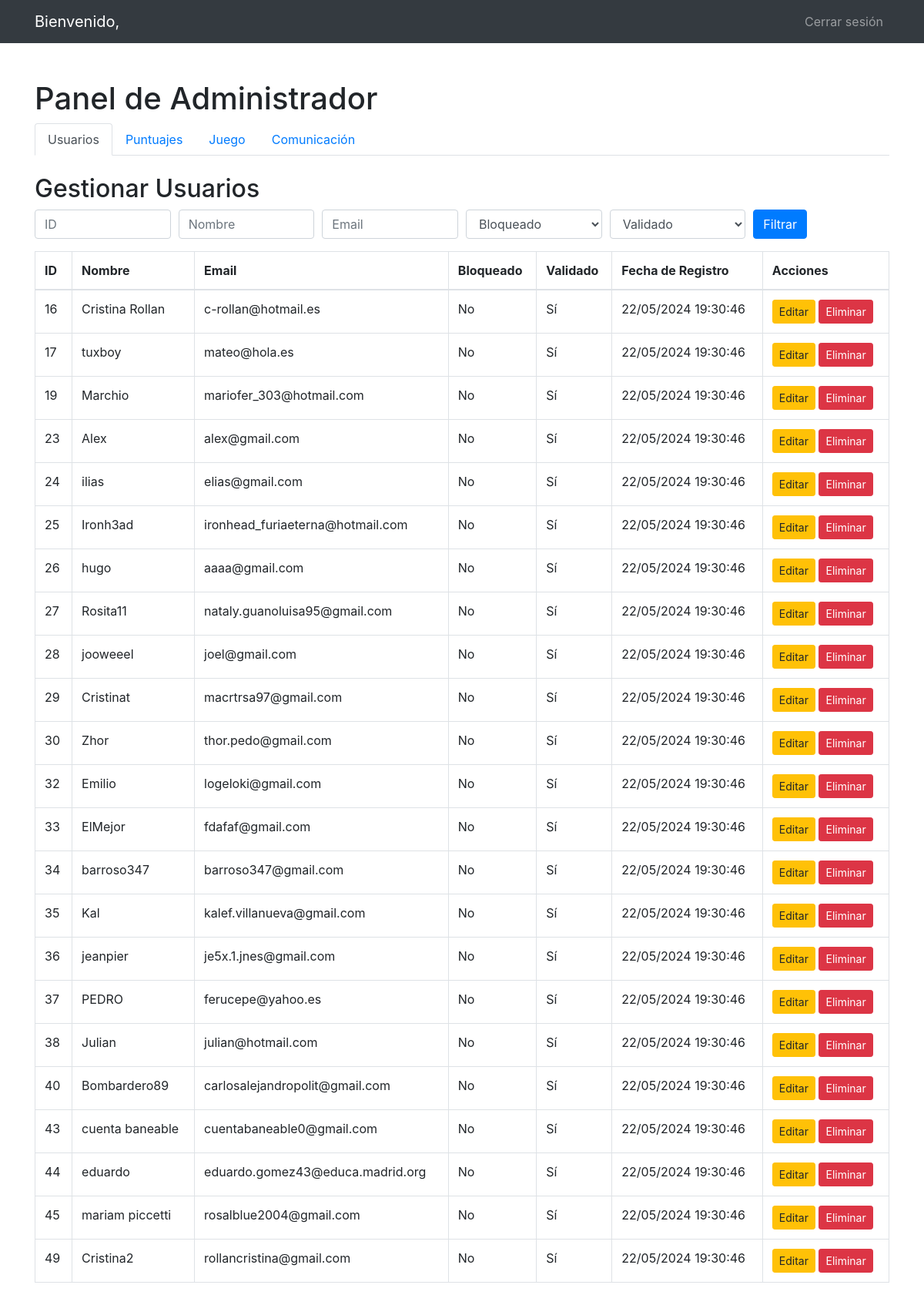
Before: /admin/panel_admin.php (signed in) with the older database file.
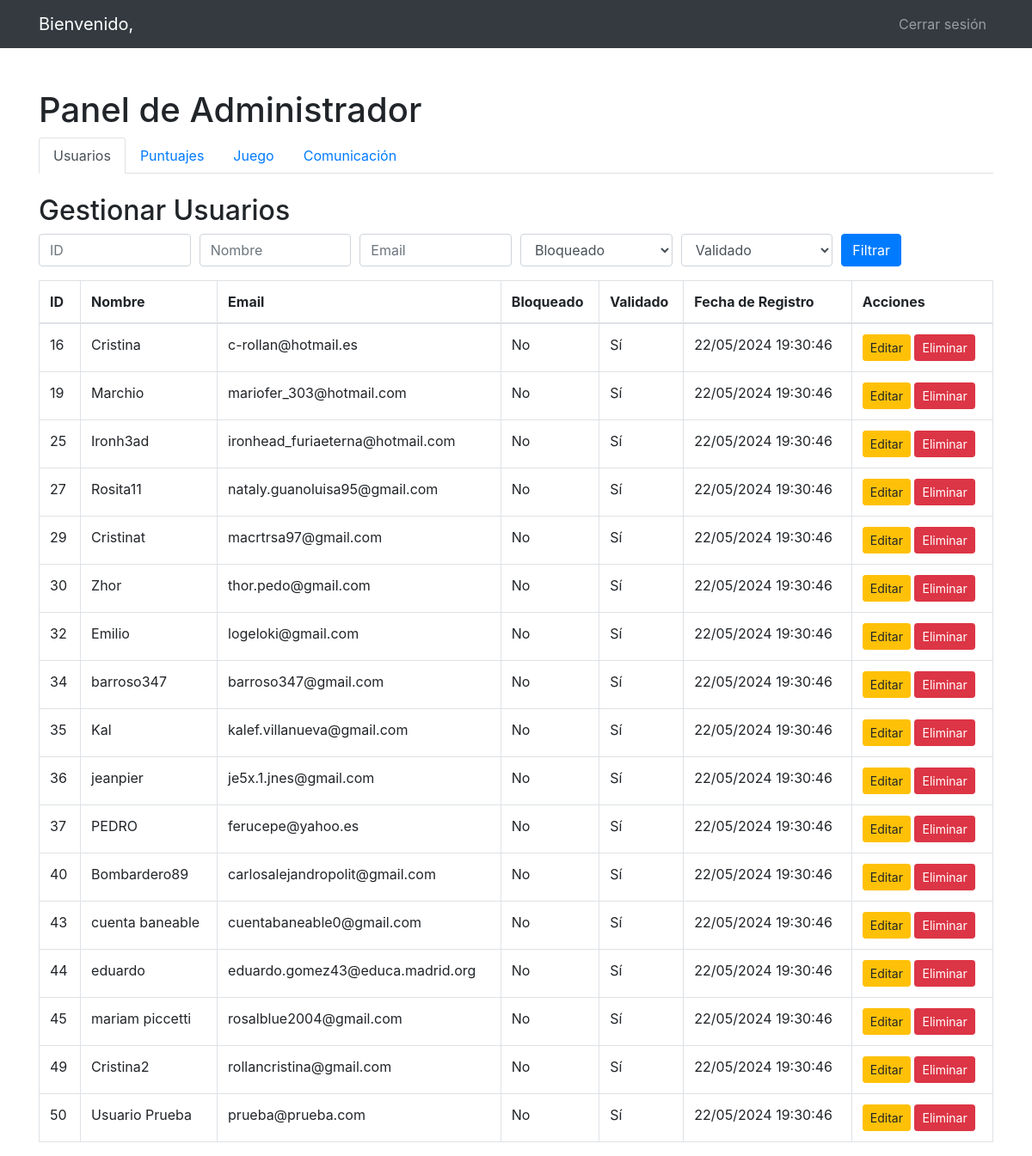
After: the same page with the newer database file.
### tables this page shows
CREATE TABLE `usuario` (
  `id_usuario` int NOT NULL,
  `nombre_usuario` varchar(30) NOT NULL,
  `email` varchar(50) NOT NULL,
  `contrasenia` varchar(50) NOT NULL,
  `fecha_registro` timestamp NOT NULL DEFAULT CURRENT_TIMESTAMP ON UPDATE CURRENT_TIMESTAMP,
  `bloqueado` tinyint(1) NOT NULL,
  `validado` tinyint(1) NOT NULL
);

### admin/panel_admin.php (the view, shortened to what this page needs)
<?php
try {
  $pdo = new PDO(DSN, DB_USERNAME, DB_PASSWORD, array(PDO::ATTR_ERRMODE => PDO::ERRMODE_EXCEPTION));
  $stmt = $pdo->query("SELECT id_usuario, nombre_usuario, email, fecha_registro, bloqueado, validado FROM usuario");
  $usuarios = $stmt->fetchAll(PDO::FETCH_ASSOC);
} catch (PDOException $e) {
  die("Error: " . $e->getMessage());
}
?>
<!DOCTYPE html>
<html lang="en">
<head>
    <link rel="stylesheet" href="https://stackpath.bootstrapcdn.com/bootstrap/4.5.2/css/bootstrap.min.css">
</head>
<body>
<?php include_once "../parts/header.php"; ?>
    <div class="container mt-5">
        <h1>Panel de Administrador</h1>
        <ul class="nav nav-tabs">
            <li class="nav-item">
                <a class="nav-link active" href="#" data-tab="dashboard">Usuarios</a>
            </li>
            <li class="nav-item">
                <a class="nav-link" href="#" data-tab="usuarios">Puntuajes</a>
            </li>
            <li class="nav-item">
                <a class="nav-link" href="#" data-tab="juego">Juego</a>
            </li>
            <li class="nav-item">
                <a class="nav-link" href="#" data-tab="comunicacion">Comunicación</a>
            </li>
        </ul>
        <div id="dashboard" class="tab-content active mt-4">
            <h2>Gestionar Usuarios</h2>
            <form id="filter-form" method="get" class="mb-3">
                <div class="form-row">
                    <div class="col">
                        <input type="text" class="form-control" name="id" placeholder="ID">
                    </div>
                    <div class="col">
                        <input type="text" class="form-control" name="nombre" placeholder="Nombre">
                    </div>
                    <div class="col">
                        <input type="text" class="form-control" name="email" placeholder="Email">
                    </div>
                    <div class="col">
                        <select class="form-control" name="bloqueado">
                            <option value="">Bloqueado</option>
                        </select>
                    </div>
                    <div class="col">
                        <select class="form-control" name="validado">
                            <option value="">Validado</option>
                        </select>
                    </div>
                    <div class="col">
                        <button type="submit" class="btn btn-primary">Filtrar</button>
                    </div>
                </div>
            </form>
            <table class="table table-bordered table-hover">
                <thead>
                <tr>
                    <th>ID</th>
                    <th>Nombre</th>
                    <th>Email</th>
                    <th>Bloqueado</th>
                    <th>Validado</th>
                    <th>Fecha de Registro</th>
                    <th>Acciones</th>
                </tr>
                </thead>
                <tbody id="user-table-body">
                <?php foreach ($usuarios as $usuario): ?>
                    <tr>
                        <td><?php echo htmlspecialchars($usuario['id_usuario']); ?></td>
                        <td><?php echo htmlspecialchars($usuario['nombre_usuario']); ?></td>
                        <td><?php echo htmlspecialchars($usuario['email']); ?></td>
                        <td><?php echo $usuario['bloqueado'] ? 'Sí' : 'No'; ?></td>
                        <td><?php echo $usuario['validado'] ? 'No' : 'Sí'; ?></td>
                        <td><?php echo htmlspecialchars(date("d/m/Y H:i:s", strtotime($usuario['fecha_registro']))); ?></td>
                        <td>
                            <form action="editar_usuario.php" method="post" style="display:inline;">
                                <button type="submit" class="btn btn-sm btn-warning">Editar</button>
                            </form>
                            <form action="eliminar_usuario.php" method="post" style="display:inline;">
                                <button type="submit" class="btn btn-sm btn-danger"
                                        onclick="return confirm('¿Estás seguro de que quieres eliminar este usuario?');">
                                    Eliminar
                                </button>
                            </form>
                        </td>
                    </tr>
                <?php endforeach; ?>
                </tbody>
            </table>
        </div>
    </div>
</body>
</html>

### parts/header.php (shortened to what this page needs)
<?php
if (isset($_SESSION["admin_name"])) {
    $username = $_SESSION["admin_name"];
} elseif (isset($_SESSION["username"])) {
    $username = $_SESSION["username"];
    $isAdmin = false;
} else {
    $username = "Invitado";
    $isAdmin = false;
}
?>
<header>
    <nav class="navbar navbar-expand-lg navbar-dark bg-dark">
        <div class="container">
            <a class="navbar-brand"><?php echo "Bienvenido, $username"; ?></a>
            <div class="collapse navbar-collapse" id="navbarSupportedContent">
                <ul class="navbar-nav ml-auto">
                    <li class="nav-item">
                        <?php if (isset($_SESSION["username"]) || isset($_SESSION["admin_name"])): ?>
                            <a class="nav-link" href="../parts/logout.php">Cerrar sesión</a>
                        <?php endif; ?>
                    </li>
                </ul>
            </div>
        </div>
    </nav>
</header>

### admin/panel_admin.php (style rules this page uses)
.tab-content { display: none; }
.tab-content.active { display: block; }

Changed rows visible on the page:
removed usuario: id_usuario "17", nombre_usuario "tuxboy", email "mateo@hola.es", bloqueado "No", validado "Sí", fecha_registro "22/05/2024 19:30:46"
removed usuario: id_usuario "23", nombre_usuario "Alex", email "alex@gmail.com", bloqueado "No", validado "Sí", fecha_registro "22/05/2024 19:30:46"
removed usuario: id_usuario "24", nombre_usuario "ilias", email "elias@gmail.com", bloqueado "No", validado "Sí", fecha_registro "22/05/2024 19:30:46"
removed usuario: id_usuario "26", nombre_usuario "hugo", email "aaaa@gmail.com", bloqueado "No", validado "Sí", fecha_registro "22/05/2024 19:30:46"
removed usuario: id_usuario "28", nombre_usuario "jooweeel", email "joel@gmail.com", bloqueado "No", validado "Sí", fecha_registro "22/05/2024 19:30:46"
removed usuario: id_usuario "33", nombre_usuario "ElMejor", email "fdafaf@gmail.com", bloqueado "No", validado "Sí", fecha_registro "22/05/2024 19:30:46"
removed usuario: id_usuario "38", nombre_usuario "Julian", email "julian@hotmail.com", bloqueado "No", validado "Sí", fecha_registro "22/05/2024 19:30:46"
changed usuario "c-rollan@hotmail.es": nombre_usuario "Cristina Rollan" → "Cristina"
added usuario: id_usuario "50", nombre_usuario "Usuario Prueba", email "prueba@prueba.com", bloqueado "No", validado "Sí", fecha_registro "22/05/2024 19:30:46"
